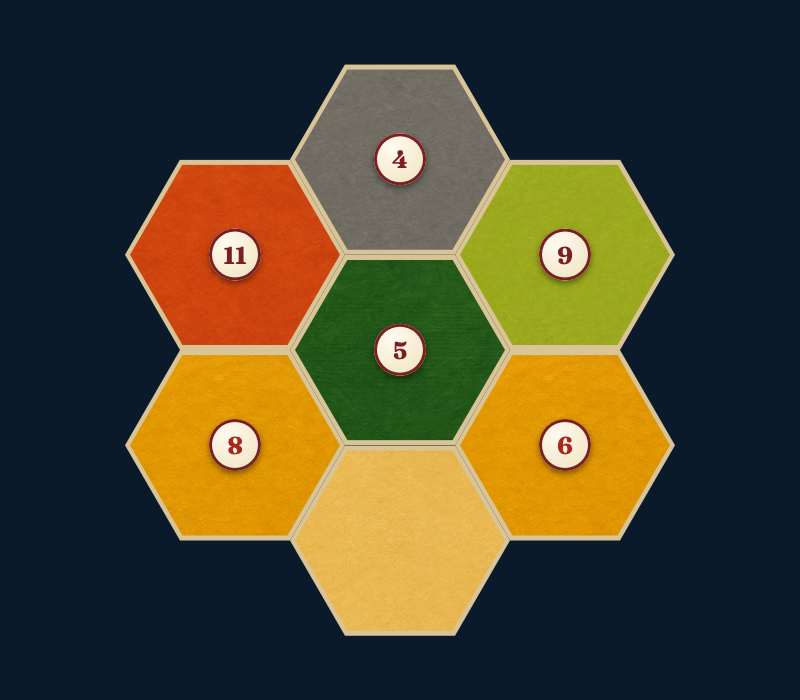
#> input picture design-references/tiles/_scripts/full-set-patch.png, 800 x 700 px
$ python recolor_piece.py full-set-patch.png out.png 5 5 5 1.0
#> lines starting #> are read from the running program, lines starting #| are printed output that depends on the picture
#!/usr/bin/env python3
"""Recolor an existing painted piece PNG to a new target material color while
keeping its shape, shading, and linework byte-for-byte identical in
everything except hue - a duotone remap (black -> target color) driven by
each opaque pixel's own perceptual luminance, not a fresh AI generation.

Why duotone instead of re-generating via generate_icon.py: a fresh generation
risks drifting the silhouette/detail (see STATUS.md's "restyle the original"
history of re-rolls), and the ask here is explicitly "the same piece, just a
different material color" - a per-pixel luminance-preserving color remap is
the deterministic way to guarantee that, at zero OpenRouter spend.

For each opaque pixel: convert to grayscale luminance L (Rec. 601 weights),
then output = lerp(black, target_rgb, L). This keeps existing black outline
ink at (or near) black, keeps existing highlights bright, and recolors every
midtone toward the target hue - i.e. it's exactly what the original
grayscale-ramp-into-target-color duotone effect looks like, so a piece that
was "blue with shading" becomes "target-colored with the same shading."

Usage:
  python3 recolor_piece.py <in.png> <out.png> <R> <G> <B> [floor] [ink_cutoff]

  R/G/B are 0-255 ints for the target color. `floor` (default 0.0) is the
  minimum normalized brightness given to any non-ink pixel - raise it toward
  1.0 to push a piece whose original shading sits mostly in the dark/mid
  range (e.g. a piece painted in a dark material) up into a bright/white
  range instead of reproducing it as a dark-to-mid duotone. `ink_cutoff`
  (default 0.0) is the luma below which a pixel is treated as outline/detail
  ink and forced to pure black regardless of `floor`, so linework stays
  crisp even when the fill is pushed bright. Both default to 0, which
  reproduces the original plain duotone (every pixel from black at luma=0 up
  to the full target color at luma=1).

  A high `floor` compresses most of the piece's luma range into a narrow
  band near white, which also stretches the source art's fine paper-grain
  noise into visible blotches (measured on columbia-city: readable "painted
  white building" became a mottled/patchy mess at floor=0.8). `smooth`
  (default 0, pixels) Gaussian-blurs the luma used for the *fill* remap only
  - not the ink mask, so outline/detail lines stay exactly as crisp as the
  source - which removes that per-pixel grain before it gets stretched,
  while the real shading gradient (a dome's curve, a wall's shadow side)
  survives since it varies over a much larger area than the blur radius.

  A plain darkness threshold cannot tell "thin outline/detail stroke" apart
  from "a large but genuinely dark shadow-side fill region" - both are just
  "dark pixels" to it. Measured on Columbia: a threshold loose enough to
  paint the settlement's real detail strokes black also painted its whole
  dark shadow-side base solid black (39% of the piece - too much, "needs to
  be more white"), while a threshold strict enough to avoid that missed the
  city's actual window/column divider strokes entirely (they sit in a
  mid-luma range, not near-black) - "no border," "needs more black lines."
  Both are shape mismatches, not a threshold-tuning problem, so ink
  detection is edge-based instead: a Sobel gradient magnitude on `smooth`-
  blurred luma finds actual lines (a real stroke is a sharp luma transition
  against its neighbors, regardless of how dark it is in absolute terms) OR
  the pixel is very close to true black (`ink_cutoff`, a small backstop for
  genuinely solid ink that a gradient alone might miss, e.g. deep in a
  uniformly-black doorway). A uniform dark fill region has near-zero
  internal gradient, so it correctly falls to `floor`-remapped fill instead
  of solid black, while a thin divider stroke - a sharp transition - is
  caught either way. `line_dilate` (pixels) grows the detected lines inward
  after detection, for "needs MORE black lines" specifically: strokes found
  correctly but read as too thin/faint at real in-game (much smaller) size.

  `ink_threshold` (0-255 luma scale, default 20) is the near-black backstop.
  `edge_threshold` (0-1 scale, default 0.12) is the minimum blurred-luma
  Sobel gradient magnitude to count as a line. Both combine with a binary
  opening (`scipy.ndimage`, 8-connected) to drop isolated noise, matching
  the same despeckle `thicken_piece_lines.py` already uses for its own,
  differently-computed ink mask.

  Neither threshold reliably reproduces the OUTER silhouette border, though,
  on a piece whose shadow-side fill sits at nearly the same luma as its own
  outline ink (measured on columbia-settlement: no single global cutoff drew
  a solid border without either erasing it or also blackening the whole
  shadow-side facade - the two are barely distinguishable by tone alone in
  that source file). Fixed by not inferring the outer border from color at
  all: `border_px` (pixels, default 0 - disabled) forces a fixed-width ring
  along the shape's own alpha boundary to pure black outright (erode the
  opaque mask by `border_px`, ring = opaque minus the eroded mask), the same
  guarantee this art style's original outline already gestures at - a
  border drawn right along the silhouette edge - just made unconditional
  instead of dependent on that pixel's own color happening to be dark
  enough. Interior detail lines (window/column dividers, doorways) still
  come from the edge/threshold detection above, since those aren't at the
  alpha boundary and have no equivalent shortcut.
"""
import sys
from pathlib import Path

import numpy as np
from PIL import Image, ImageFilter
from scipy.ndimage import binary_dilation, binary_erosion, binary_opening, generate_binary_structure, sobel


def main():
    if len(sys.argv) not in range(6, 14):
        print(
            "usage: recolor_piece.py <in.png> <out.png> <R> <G> <B> [floor] [ink_cutoff] "
            "[smooth] [ink_threshold] [edge_threshold] [line_dilate] [border_px]",
            file=sys.stderr,
        )
        sys.exit(1)

    in_path = Path(sys.argv[1])
    out_path = Path(sys.argv[2])
    target = np.array([int(sys.argv[3]), int(sys.argv[4]), int(sys.argv[5])], dtype=np.float64)
    floor = float(sys.argv[6]) if len(sys.argv) >= 7 else 0.0
    ink_cutoff = float(sys.argv[7]) if len(sys.argv) >= 8 else 0.0
    smooth = float(sys.argv[8]) if len(sys.argv) >= 9 else 0.0
    ink_threshold = float(sys.argv[9]) if len(sys.argv) >= 10 else 20.0
    edge_threshold = float(sys.argv[10]) if len(sys.argv) >= 11 else 0.12
    line_dilate = int(sys.argv[11]) if len(sys.argv) >= 12 else 0
    border_px = int(sys.argv[12]) if len(sys.argv) >= 13 else 0

    im = Image.open(in_path).convert("RGBA")
    arr = np.array(im).astype(np.float64)
    rgb = arr[..., :3]
    alpha = arr[..., 3]
#> alpha: shape (700, 800) float64; every value is 255
    opaque = alpha > 10
#> opaque: shape (700, 800) bool; every value is 1

    # Rec. 601 luma, normalized 0..1, per-pixel (preserves the existing
    # shading gradient rather than flattening to one flat color).
    luma = (rgb[..., 0] * 0.299 + rgb[..., 1] * 0.587 + rgb[..., 2] * 0.114) / 255.0
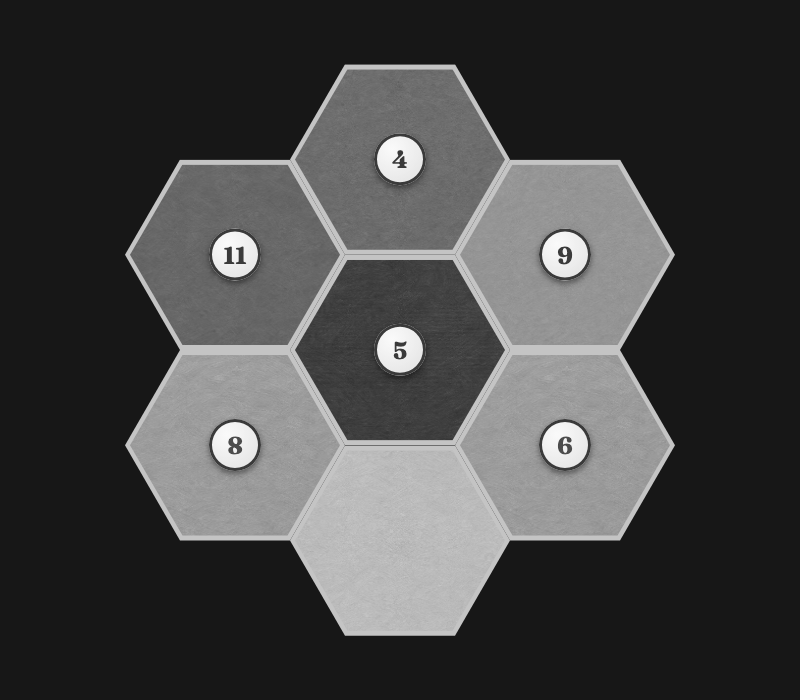
#> luma: shape (700, 800) float64; min 0.092, max 0.982, mean 0.274

    # Alpha-weighted blur, so transparent background doesn't bleed a dark
    # fringe into the shape's edge. Both the fill remap AND ink detection
    # read from this blurred luma - a genuine outline/detail stroke is
    # several pixels wide and survives a small blur, while isolated
    # single-pixel grain specks get averaged into their bright neighbors and
    # stop registering as either a threshold hit or a gradient spike.
    fill_luma = luma
    if smooth > 0:
        opaque_f = opaque.astype(np.float64)
        weighted = Image.fromarray((luma * opaque_f * 255).astype(np.uint8))
        weight = Image.fromarray((opaque_f * 255).astype(np.uint8))
        weighted = np.array(weighted.filter(ImageFilter.GaussianBlur(smooth)), dtype=np.float64)
        weight = np.array(weight.filter(ImageFilter.GaussianBlur(smooth)), dtype=np.float64)
        fill_luma = np.where(weight > 1, weighted / np.maximum(weight, 1e-6), luma)

    # Ink detection reads RAW (unblurred) luma, not fill_luma - a genuine
    # border/outline stroke is itself a roughly flat run of near-black a few
    # pixels wide, and a `smooth` blur wide enough to fix fill-noise
    # blotchiness (see above) is wide enough to dilute that stroke's own
    # interior toward the brighter pixels around it before ink detection
    # ever sees it (measured: the outer silhouette border came out faint
    # gray instead of solid black once ink detection read blurred luma).
    # Grain noise is handled here by a stronger opening (2 iterations)
    # instead of a pre-blur.
    gradient_x = sobel(luma, axis=1)
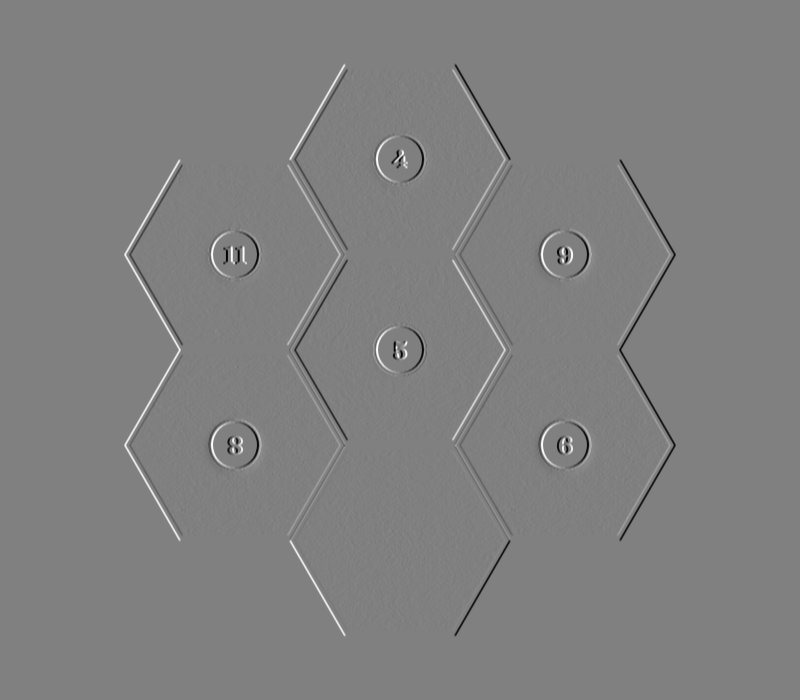
#> gradient_x: shape (700, 800) float64; min -2.98, max 2.95, mean 1.98e-20; drawn with min black and max white
    gradient_y = sobel(luma, axis=0)
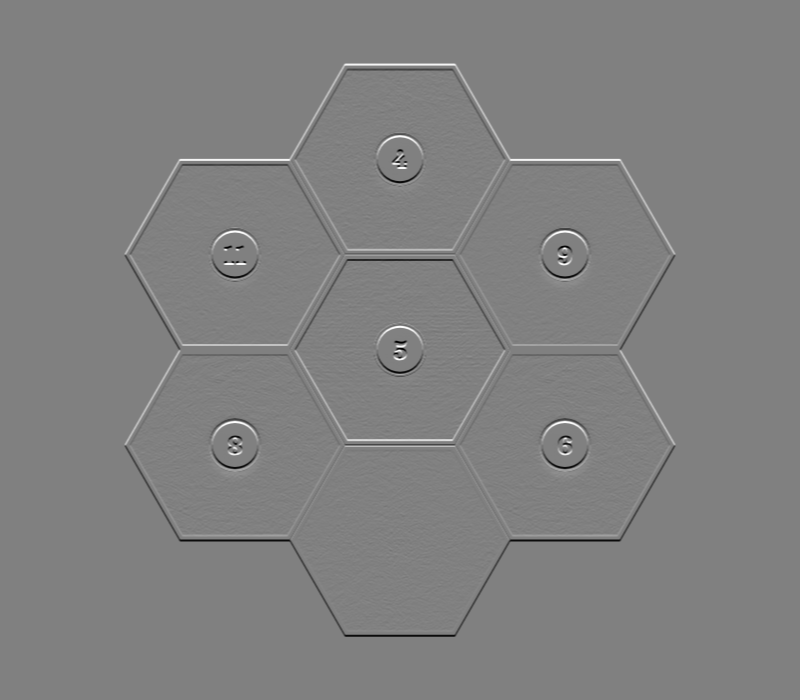
#> gradient_y: shape (700, 800) float64; min -2.99, max 2.93, mean 6.09e-19; drawn with min black and max white
    gradient_magnitude = np.hypot(gradient_x, gradient_y) / 4.0  # sobel kernel sums to 4
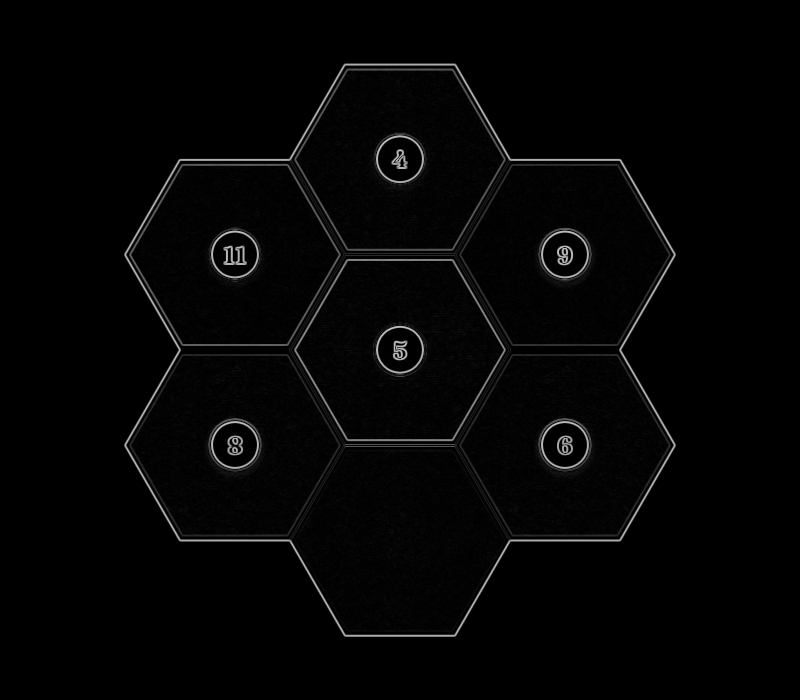
#> gradient_magnitude: shape (700, 800) float64; min 0, max 0.793, mean 0.018

    is_ink = np.zeros(luma.shape, dtype=bool)
    if ink_cutoff > 0:
        is_ink = ((gradient_magnitude > edge_threshold) | (luma * 255 < ink_threshold)) & opaque
        if is_ink.any():
            is_ink = binary_opening(is_ink, structure=generate_binary_structure(2, 2), iterations=2)
        if line_dilate > 0 and is_ink.any():
            is_ink = binary_dilation(is_ink, iterations=line_dilate) & opaque

    if border_px > 0:
        eroded = binary_erosion(opaque, iterations=border_px, border_value=0)
        border_ring = opaque & ~eroded
        is_ink = is_ink | border_ring

    # Below ink_cutoff: outline/detail linework, forced pure black. Above it:
    # remapped from [ink_cutoff, 1] to [floor, 1] before scaling by target -
    # so raising `floor` brightens the whole fill without touching the ink.
    normalized = np.clip((fill_luma - ink_cutoff) / max(1e-6, 1.0 - ink_cutoff), 0.0, 1.0)
    out_luma = np.where(is_ink, 0.0, floor + (1.0 - floor) * normalized)
#> out_luma: shape (700, 800) float64; every value is 1
#> is_ink: shape (700, 800) bool; every value is 0
    out_luma = out_luma[..., None]

    recolored = target[None, None, :] * out_luma  # lerp(black, target, out_luma)
#> recolored: shape (700, 800, 3) float64; every value is 5
    recolored = np.clip(recolored, 0, 255)

    out = arr.copy()
    opaque_mask = alpha > 10  # leave fully-transparent background pixels untouched
    out[..., :3] = np.where(opaque_mask[..., None], recolored, rgb)

    out_im = Image.fromarray(out.astype(np.uint8), mode="RGBA")
    out_path.parent.mkdir(parents=True, exist_ok=True)
    out_im.save(out_path)
    print(f"saved: {out_path}")


if __name__ == "__main__":
    main()
